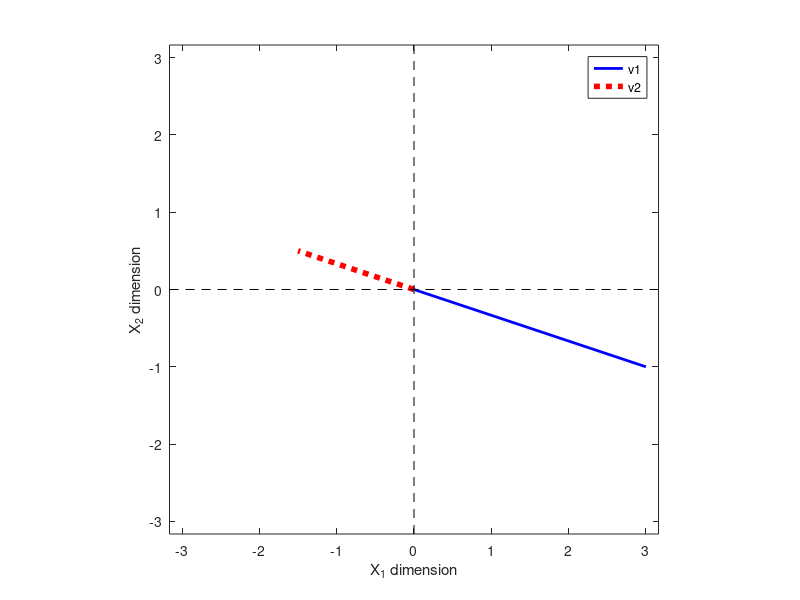

Write the MATLAB code that produced this figure.
v1 = [ 3 -1 ];
l  = -.5;


% plot them
figure(1), clf

% the main plotting lines:
plot([0 v1(1)],[0 v1(2)],'b','linew',2)
hold on
plot([0 v1(1)]*l,[0 v1(2)]*l,'r:','linew',4)
legend({'v1';'v2'},'AutoUpdate','off')

% this code just makes the plot look nicer
axis square
axis([ -1 1 -1 1 ]*max([norm(v1) norm(v1*l)]))
hold on
plot(get(gca,'xlim'),[0 0],'k--')
plot([0 0],get(gca,'ylim'),'k--')
xlabel('X_1 dimension')
ylabel('X_2 dimension')
